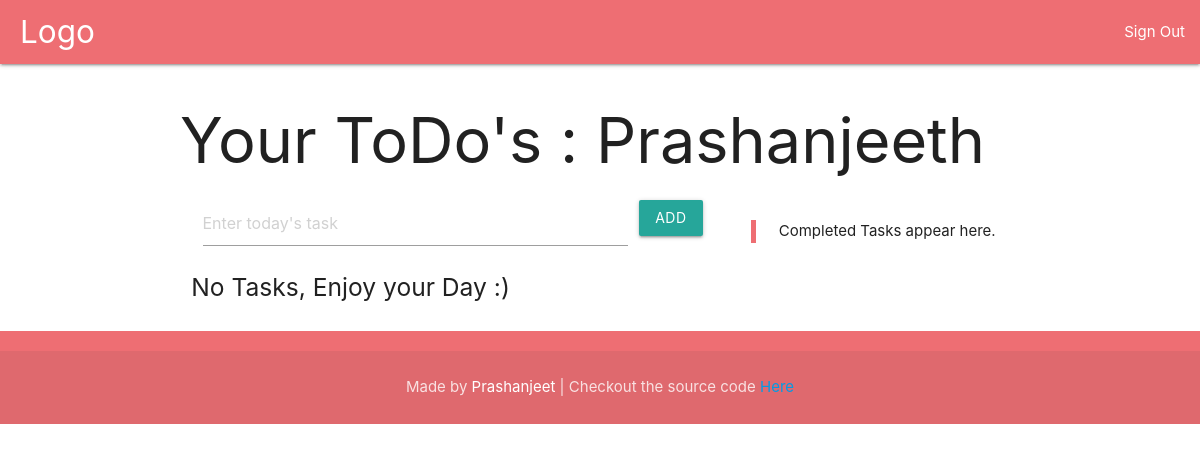
Page / (signed in) on the earlier database version.
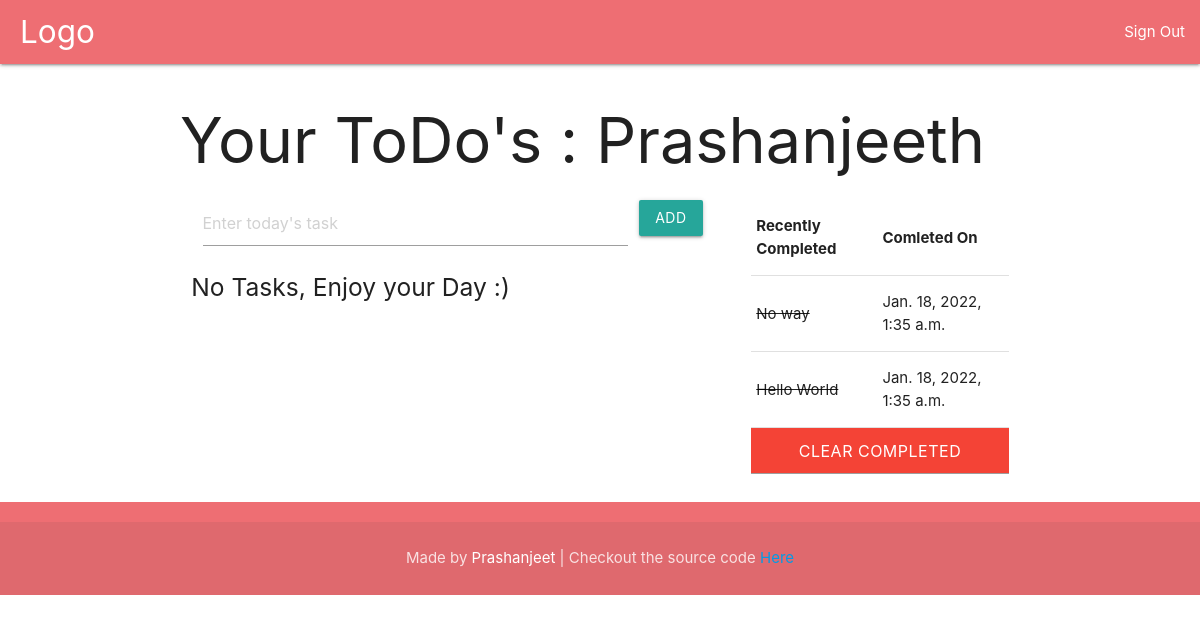
Same page on the later database version.
### core/models.py (models this page shows, shortened)
class TodoList(models.Model):
    user = models.ForeignKey(User, on_delete=models.CASCADE)
    title = models.CharField(max_length=100)
    date_created = models.DateTimeField(auto_created=True)
    date_completed = models.DateTimeField(null=True, blank=True)
    status = models.BooleanField(default=1) # 1 for tasks not completed yet
    class Meta:
        verbose_name = 'Task'
        verbose_name_plural = 'Tasks'

### core/views.py (the view)
# urls.py: path('', index, name='home'),
@login_required
def index(request):
    completed = TodoList.objects.filter(user=request.user.id)
    context = {
        'title': 'Home',
        'heading': "Your ToDo's ",
        'completed_tasks': completed.filter(status=1).order_by('-id')[:5],
        'submit': 'Add',
    }
    if request.method == 'POST' and request.POST.get('title') != '':
        entry = TodoList(user=request.user,
                         title=request.POST.get('title'),
                         date_created=datetime.now(),
                         status=0)
        entry.save()
        tasks = TodoList.objects.filter(user=request.user.id).order_by('-id')
        context['entries'] = tasks.filter(status=0)[:10]
        return render(request, 'core/base.html', context)
    else:
        tasks = TodoList.objects.filter(user=request.user.id)
        context['entries'] = tasks.filter(status=0)
        return render(request, 'core/base.html', context)

### templates/core/base.html (shortened to what the changed rows need)
{% load static %}
{% load humanize %}
<!DOCTYPE html>
<html lang="en">
    <head>
        <link rel="stylesheet" href="https://cdnjs.cloudflare.com/ajax/libs/materialize/1.0.0/css/materialize.min.css">
    </head>
    <body>
    <div class="container">
           <header>
               <h1>{{ heading }} : {{ user.username | capfirst }}</h1>
           </header>
            <div class="row">
                <div class="col s12 m5 l4" >
                {% if completed_tasks %}
                    <table class="">
                        <thead>
                            <tr>
                                <th>Recently Completed</th>
                                <th>Comleted On</th>
                            </tr>
                        </thead>
                        <tbody>
                            {% for task in completed_tasks %}
                                <tr>
                                <td><del>{{ task.title | truncatewords:4}}</del></td>
                                <td>{{ task.date_completed | naturalday | capfirst}}, {{ task.date_completed | date:'P' }}</td>
                                </tr>
                            {% empty %}
                                <td>Sorry, no entries.</td>
                            {% endfor %}
                        </tbody>
                    </table>
                    <input type="text" class="btn btn-small red" value="Clear completed" onclick="location='{% url "clear" %}';">
                    {% else %}
                    <blockquote>Completed Tasks appear here.</blockquote>
                {% endif %}
                </div>
            </div>
        </div>
    </body>
</html>

Differences in the rows shown:
added TodoList: title "No way", date_completed "Jan. 18, 2022", date_completed "1:35 a.m."
added TodoList: title "Hello World", date_completed "Jan. 18, 2022", date_completed "1:35 a.m."
Other differences:
form field url: (not shown) → "Clear completed"
text no longer shown: "Completed Tasks appear here."
text now shown: "Recently Completed Comleted On"
